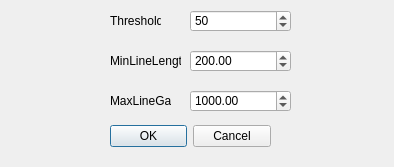
<?xml version="1.0" encoding="UTF-8"?>
<ui version="4.0">
 <class>HoughTransformDialog</class>
 <widget class="QDialog" name="HoughTransformDialog">
  <property name="geometry">
   <rect>
    <x>0</x>
    <y>0</y>
    <width>394</width>
    <height>167</height>
   </rect>
  </property>
  <property name="windowTitle">
   <string>Hough Transform Parameters</string>
  </property>
  <widget class="QDialogButtonBox" name="buttonBox">
   <property name="geometry">
    <rect>
     <x>110</x>
     <y>120</y>
     <width>161</width>
     <height>32</height>
    </rect>
   </property>
   <property name="orientation">
    <enum>Qt::Horizontal</enum>
   </property>
   <property name="standardButtons">
    <set>QDialogButtonBox::Cancel|QDialogButtonBox::Ok</set>
   </property>
  </widget>
  <widget class="QSpinBox" name="spinBox">
   <property name="geometry">
    <rect>
     <x>190</x>
     <y>10</y>
     <width>101</width>
     <height>22</height>
    </rect>
   </property>
   <property name="maximum">
    <number>1000000</number>
   </property>
   <property name="value">
    <number>50</number>
   </property>
  </widget>
  <widget class="QDoubleSpinBox" name="doubleSpinBox">
   <property name="geometry">
    <rect>
     <x>190</x>
     <y>50</y>
     <width>101</width>
     <height>22</height>
    </rect>
   </property>
   <property name="maximum">
    <double>1000000.000000000000000</double>
   </property>
   <property name="singleStep">
    <double>0.100000000000000</double>
   </property>
   <property name="value">
    <double>200.000000000000000</double>
   </property>
  </widget>
  <widget class="QDoubleSpinBox" name="doubleSpinBox_2">
   <property name="geometry">
    <rect>
     <x>190</x>
     <y>90</y>
     <width>101</width>
     <height>22</height>
    </rect>
   </property>
   <property name="maximum">
    <double>1000000.000000000000000</double>
   </property>
   <property name="singleStep">
    <double>0.100000000000000</double>
   </property>
   <property name="value">
    <double>1000.000000000000000</double>
   </property>
  </widget>
  <widget class="QLabel" name="label">
   <property name="geometry">
    <rect>
     <x>110</x>
     <y>10</y>
     <width>51</width>
     <height>21</height>
    </rect>
   </property>
   <property name="text">
    <string>Threshold</string>
   </property>
  </widget>
  <widget class="QLabel" name="label_2">
   <property name="geometry">
    <rect>
     <x>110</x>
     <y>90</y>
     <width>61</width>
     <height>21</height>
    </rect>
   </property>
   <property name="text">
    <string>MaxLineGap</string>
   </property>
  </widget>
  <widget class="QLabel" name="label_3">
   <property name="geometry">
    <rect>
     <x>110</x>
     <y>50</y>
     <width>71</width>
     <height>21</height>
    </rect>
   </property>
   <property name="text">
    <string>MinLineLength</string>
   </property>
  </widget>
  <zorder>spinBox</zorder>
  <zorder>doubleSpinBox</zorder>
  <zorder>doubleSpinBox_2</zorder>
  <zorder>label</zorder>
  <zorder>label_2</zorder>
  <zorder>label_3</zorder>
  <zorder>buttonBox</zorder>
 </widget>
 <resources/>
 <connections>
  <connection>
   <sender>buttonBox</sender>
   <signal>accepted()</signal>
   <receiver>HoughTransformDialog</receiver>
   <slot>accept()</slot>
   <hints>
    <hint type="sourcelabel">
     <x>248</x>
     <y>254</y>
    </hint>
    <hint type="destinationlabel">
     <x>157</x>
     <y>274</y>
    </hint>
   </hints>
  </connection>
  <connection>
   <sender>buttonBox</sender>
   <signal>rejected()</signal>
   <receiver>HoughTransformDialog</receiver>
   <slot>reject()</slot>
   <hints>
    <hint type="sourcelabel">
     <x>316</x>
     <y>260</y>
    </hint>
    <hint type="destinationlabel">
     <x>286</x>
     <y>274</y>
    </hint>
   </hints>
  </connection>
 </connections>
</ui>
